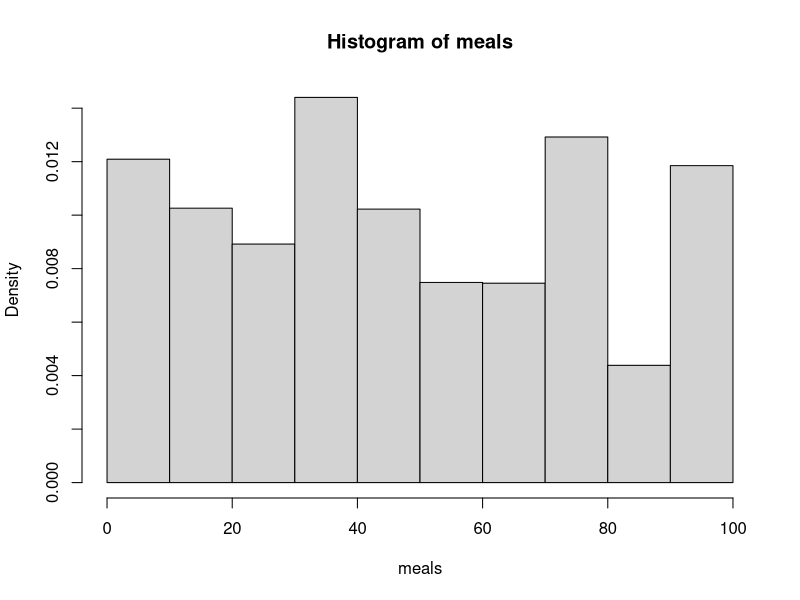
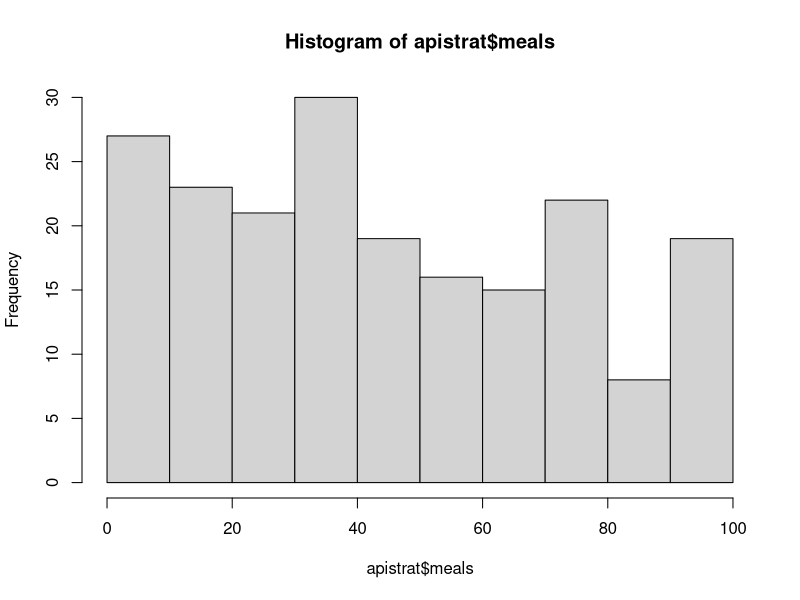
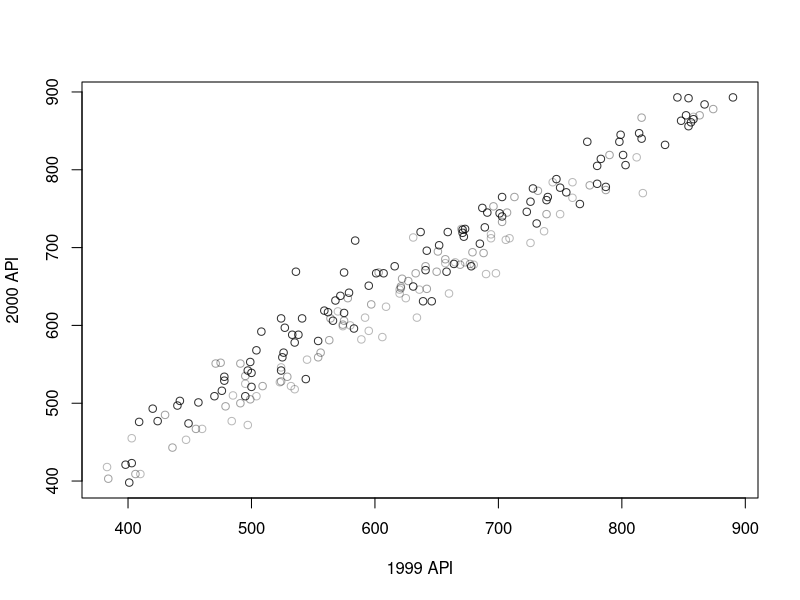

Source code (R) for these figures, in order:
library(survey)
data("api")

apistrat_design <- svydesign(data = apistrat,
                             weights = ~pw, 
                             fpc = ~fpc, 
                             id = ~1, 
                             strata = ~stype)
summary(apistrat_design)

svymean(~growth, apistrat_design)
mean(apistrat$growth)

svyciprop(~both, apistrat_design)
table(apistrat$both)
113/200

# visualise

svyhist(~meals, apistrat_design)
hist(apistrat$meals)

svyplot(api00~api99, apistrat_design, xlab="1999 API",ylab="2000 API", style="transparent", legend=TRUE)

#regression

lmw=svyglm(growth~awards+meals+mobility+avg.ed, design=apistrat_design)
summary(lmw)

lmuw=lm(growth~awards+meals+mobility+avg.ed, data=apistrat)
summary(lmuw)
